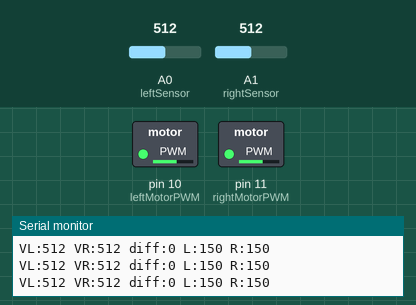
Simulated run of this sketch. Board: Arduino Uno, built with avr-gcc and run on an emulated ATmega328P. On the bench: switched loads named in the sketch (green lamp = pin HIGH), the last lines printed to the serial monitor. The test bench sets the inputs (shaded band); at power-on: A0 (leftSensor) = 512, A1 (rightSensor) = 512.

Above: at 1.2 s.
1.3 s: A0 (leftSensor) set to 716
At 2.5 s:
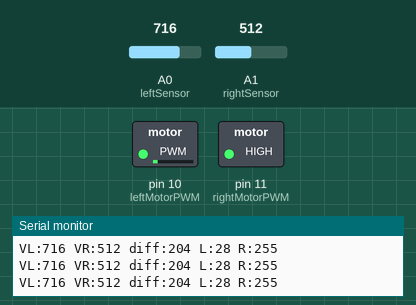
2.8 s: A1 (rightSensor) set to 491
At 3.5 s:
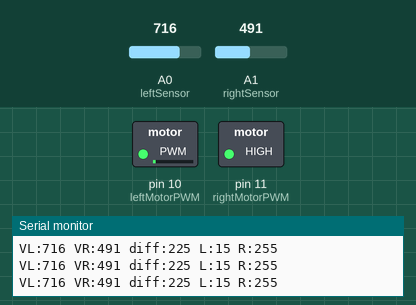
5.8 s: A1 (rightSensor) set to 472
At 6.5 s:
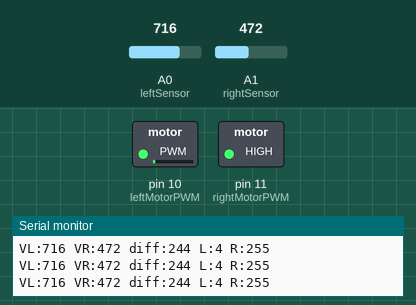
8.8 s: A0 (leftSensor) set to 511
At 10.0 s:
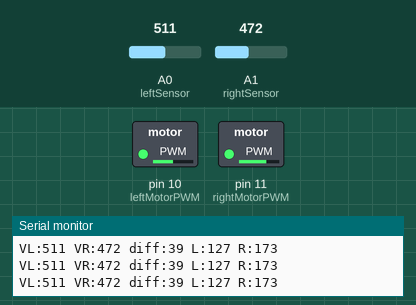
10.3 s: A0 (leftSensor) set to 489
At 11.1 s:
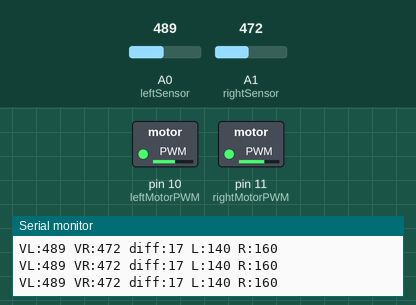
11.8 s: A0 (leftSensor) set to 468
At 13.1 s:
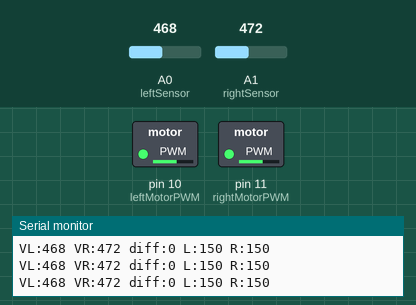
Timing chart, 0 to 14.8 s (numbered marks = the images above; inputs shaded):
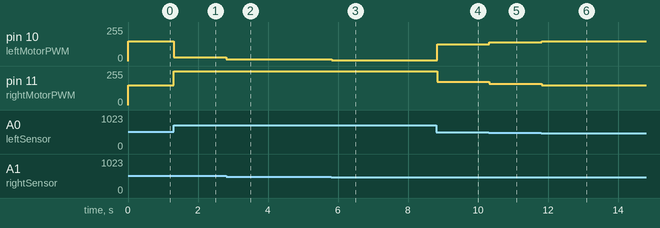

Measured:
- after the input at 1.3 s, pin 10 (leftMotorPWM): 150/255 → 28/255 at once; pin 11 (rightMotorPWM): 150/255 → 255/255 at once
- after the input at 2.8 s, pin 10 (leftMotorPWM): 28/255 → 15/255 at once
- after the input at 5.8 s, pin 10 (leftMotorPWM): 15/255 → 4/255 at once
- after the input at 8.8 s, pin 10 (leftMotorPWM): 4/255 → 127/255 at once; pin 11 (rightMotorPWM): 255/255 → 173/255 at once
- after the input at 10.3 s, pin 10 (leftMotorPWM): 127/255 → 140/255 at once; pin 11 (rightMotorPWM): 173/255 → 160/255 at once
- after the input at 11.8 s, pin 10 (leftMotorPWM): 140/255 → 150/255 at once; pin 11 (rightMotorPWM): 160/255 → 150/255 at once

The sketch:

ArduinoCode.ino
```cpp
// ===== PIN DEFINITIONS =====
const int leftSensor  = A0;
const int rightSensor = A1;
const int leftMotorPWM  = 10;
const int rightMotorPWM = 11;
// ===== PARAMETERS =====
int baseSpeed = 150;     // forward speed (~60% PWM)
float K = 0.6;           // steering sensitivity
int deadband = 8;        // ignore tiny noise
void setup()
{
  pinMode(leftMotorPWM, OUTPUT);
  pinMode(rightMotorPWM, OUTPUT);
  Serial.begin(9600);
}
void loop()
{
  // ---- Sensor averaging (reduces noise) ----
  int VL = (analogRead(leftSensor) + analogRead(leftSensor) + analogRead(leftSensor)) / 3;
  int VR = (analogRead(rightSensor) + analogRead(rightSensor) + analogRead(rightSensor)) / 3;
  int diff = VL - VR;
  // ---- Deadband (ignore very small differences) ----
  if (abs(diff) < deadband)
  {
    diff = 0;
  }
  // ---- Proportional steering ----
  int correction = K * diff;
  int leftSpeed  = baseSpeed - correction;
  int rightSpeed = baseSpeed + correction;
  // ---- Limit PWM range ----
  leftSpeed  = constrain(leftSpeed, 0, 255);
  rightSpeed = constrain(rightSpeed, 0, 255);
  // ---- Send PWM to motors ----
  analogWrite(leftMotorPWM, leftSpeed);
  analogWrite(rightMotorPWM, rightSpeed);
  // ---- Debug output ----
  Serial.print("VL:");
  Serial.print(VL);
  Serial.print(" VR:");
  Serial.print(VR);
  Serial.print(" diff:");
  Serial.print(diff);
  Serial.print(" L:");
  Serial.print(leftSpeed);
  Serial.print(" R:");
  Serial.println(rightSpeed);
}
```
